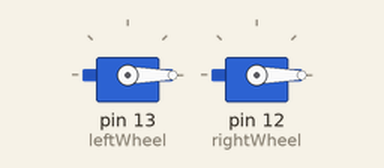
Simulated run of this sketch. Board: Arduino Uno, built with avr-gcc and run on an emulated ATmega328P. Shown: 2 × servo.

Above: at 0.05 s.
At 1.25 s:
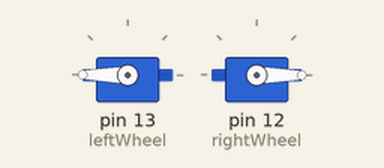
At 2.5 s:
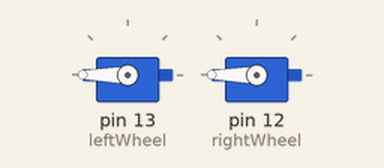
At 5.0 s:
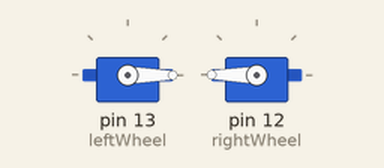
Timing chart, 0 to 6.5 s (numbered marks = the images above):
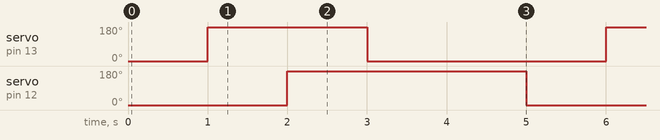

The sketch:

BasicMovement.ino
```cpp
/////////////////////////////////////////////////
// Tennessee Tech Autonomous Robotics Club     //
// First Day: Intro to Boe Bots                //
//            5 September, 2017                //
// Prepared by Chris Stringer, 2 Sept, 2017    //
/////////////////////////////////////////////////


// Tell the system we're using servos.
#include <Servo.h>

// Tell the system to prepare two servos.
Servo leftWheel;
Servo rightWheel;


///////////////// MAIN PROGRAM ////////////////////////////

// This block runs once when the robot starts
void setup()
{
    // Tell the system where to find the servos.
    leftWheel.attach(13);
    rightWheel.attach(12);

    // Put commands to run once here
}

// This block will repeat until the robot runs out of battery.
void loop()
{
    // Put commands to be run repeatedly here

    // Look at the sections below for documentation on these functions
    TurnLeft(100, 1000); // What are these numbers?
    MoveForward(100, 1000);
    TurnRight(100, 1000);
    MoveForward(-100, 2000); // What does this do?
}


///////////////// MOVEMENT FUNCTIONS ////////////////////////////

//! Move Robot Forward
// in: speed = Speed in percent (-100% to 100%); Make this negative to move backward
//     time_ms = Duration of movement, in milliseconds
// question: Does using this function to move backward make sense? What can you change for this to make more sense?
void MoveForward(int speed, int time_ms)
{
    MoveLeftWheel(speed);
    MoveRightWheel(speed);
    delay(time_ms);
    Stop();
}

//! Turn the chassis to the right
// in: speed = Speed in percent (0%-100%)
//     time_ms = Duration of movement, in milliseconds
// question: What if speed is negative? How can you stop this?
void TurnRight(int speed, int time_ms)
{
    MoveLeftWheel(speed);
    MoveRightWheel(-speed);
    delay(time_ms);
    Stop();
}

//! Turn the chassis to the left
// in: speed = Speed in percent (0%-100%)
//     time_ms = Duration of movement, in milliseconds
void TurnLeft(int speed, int time_ms)
{
    MoveLeftWheel(-speed);
    MoveRightWheel(speed);
    delay(time_ms);
    Stop();
}

//! Stop chassis movement
void Stop()
{
    MoveLeftWheel(0);
    MoveRightWheel(0);
}


///////////////// HARDWARE CONTROL FUNCTIONS ////////////////////////////

//! Move the left wheel forward
// in: speed = Speed in percent (-100% to 100%); Make this negative to move backward
// question: Why do we need to map the values to the servo? What signal does the servo expect?
//           What happens if |speed| > 100?
void MoveLeftWheel(int speed)
{
    int servoSpeed = map(speed, -100, 100, 0, 180); // Change speed to a servo angle
    leftWheel.write(servoSpeed);
}

//! Move the right wheel forward
// in: speed = Speed in percent (-100% to 100%); Make this negative to move backward
// question: What is different between this function and MoveLeftWheel (besides the wheel name)? Why?
void MoveRightWheel(int speed)
{
    int servoSpeed = map(speed, -100, 100, 180, 0); // Change speed to a servo angle
    rightWheel.write(servoSpeed);
}
```

Measured:
- by itself, servo on pin 13 (leftWheel): alternates 180° for 2.0 s and 0° for 3.0 s
- by itself, servo on pin 12 (rightWheel): alternates 180° for 3.0 s and 0° for 2.0 s
